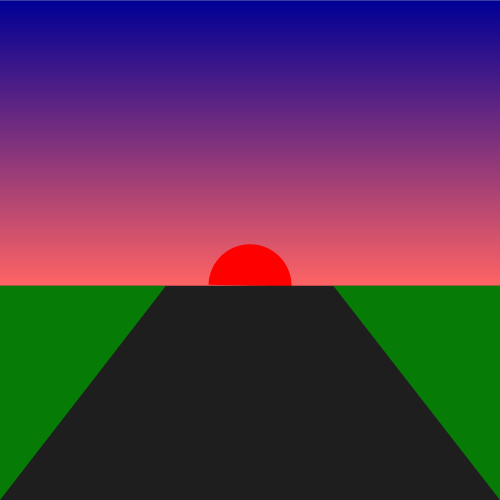
Frame 1 (no input)
Frame 60 (the mouse pressed at the canvas centre just before this capture): identical to frame 1, image omitted
Frame 120 (the mouse held since frame 60 and released just before this capture): identical to frame 1, image omitted

The Processing sketch that drew this single still picture (run headless with seeded random() and noise(); from frame 60 on, the mouse is pressed at the canvas centre):

// Processing sketch: processing_51518
// ── processing_51518.pde

/*Submitted by: Kriti Shrestha
 Assignment No. 2
 Date: 02/07/12
 
 Description: 
 Hot-air balloons in the evening sky. An empty road below.
 Meadows on either side of the road. Sun setting on the horizon. 
 Mouse clicks:
 When mouse is clicked on the upper part of the sky, two upper balloons appear. 
 When mouse is clicked closer to the horizon, two lower balloons appear.
 When mouse is clicked below the horizon, strips appear on the road.*/

float horizon; //co-ordinate of horizon

void setup () {
  size (500, 500);

  horizon = height/1.75;

  noFill();

  line (0, horizon, width, horizon);

  float steps = height/1.75; //upper rectangle or sky
  float x = 0.0;
  float y = 0.0;
  float w = width;
  float h = horizon/steps;
  color startC, endC;
  startC = color (0, 0, 150, 180); //blue
  endC = color (255, 100, 100, 180); //red

  float startR, startG, startB;
  float endR, endG, endB;
  float deltaR, deltaG, deltaB;
  startR = red(startC);
  startG = green(startC);
  startB = blue(startC);
  endR = red(endC);
  endG = green(endC);
  endB = blue(endC);

  deltaR = (endR-startR)/(steps-1);
  deltaG = (endG-startG)/(steps-1);
  deltaB = (endB-startB)/(steps-1);

  int i = 0;
  while (i<steps) {

    fill (startC);
    noStroke();

    rect (x, y, w, h);
    startR += deltaR;
    startG += deltaG;
    startB += deltaB;
    startC = color (startR, startG, startB);
    y += h;
    i++;
  } 
  noStroke();
  fill (255, 0, 0);
  arc (width/2, horizon, width/6, width/6, 3.165, 6.296);//sun
  noStroke();
  smooth ();

  fill (30);//road
  rect (0, horizon, width, height - horizon);
  fill (0, 150, 0, 200);
  triangle (0, horizon, width/3, horizon, 0, height);//grass
  triangle (width/1.5, horizon, width, horizon, width, height);//grass
}

void draw() {
}

void mousePressed() {

  if (mouseY > horizon) {
    drawStrip();
  }
  if (mouseY <  horizon/2) {
    drawBalloon1();//Two upper balloons
  }
  if (mouseY > horizon/2 && mouseY < horizon){
   drawBalloon2();//Two lower balloons
  }
}
void drawStrip() {
  fill (255);
  rectMode (CENTER);
  float strip = 1.65; //position of white strip
  float swidth = 8; //width of strip


  for (int number = 5; number > 0; number = number-1) {



    rect (width/2, height/strip, width/swidth, height/22);

    swidth = swidth - swidth/3;
    strip = strip - strip/10;
  }
}
void drawBalloon1() {
  smooth();

  fill (255, 150, 0);

  ellipse (width/4, horizon/4, width/6, width/6);//first balloon

  rectMode (CENTER); 
  fill (50, 20, 20);
  rect (width/4, (horizon/4)+width/7.5, width/15, width/18);//balloon seat

  fill (255, 100, 100);
  ellipse (width/1.25, horizon/2, width/10, width/10);

  rectMode (CENTER); 
  fill (50, 20, 20);
  rect (width/1.25, (horizon/2)+width/12, width/20, width/25);
}
void drawBalloon2(){
  fill (255, 20, 100);

  ellipse (width/2.15, horizon/1.5, width/15, width/15);

  rectMode (CENTER); 
  fill (50, 20, 20);
  rect (width/2.15, (horizon/1.5)+width/17, width/30, width/45);

  fill (120, 20, 255);

  ellipse (width/5, horizon/1.15, width/19, width/19);

  rectMode (CENTER); 
  fill (50, 20, 20);
  rect (width/5, (horizon/1.15)+width/22.5, width/35, width/50);
}
